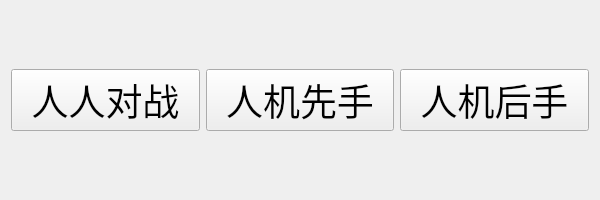
<?xml version="1.0" encoding="UTF-8"?>
<ui version="4.0">
 <class>StartSettingsWidget</class>
 <widget class="QWidget" name="StartSettingsWidget">
  <property name="geometry">
   <rect>
    <x>0</x>
    <y>0</y>
    <width>600</width>
    <height>200</height>
   </rect>
  </property>
  <property name="minimumSize">
   <size>
    <width>600</width>
    <height>200</height>
   </size>
  </property>
  <property name="maximumSize">
   <size>
    <width>600</width>
    <height>200</height>
   </size>
  </property>
  <property name="windowTitle">
   <string>Form</string>
  </property>
  <layout class="QHBoxLayout" name="horizontalLayout">
   <item>
    <widget class="QPushButton" name="HumanVSHumanButton">
     <property name="font">
      <font>
       <family>华文彩云</family>
       <pointsize>28</pointsize>
      </font>
     </property>
     <property name="text">
      <string>人人对战</string>
     </property>
    </widget>
   </item>
   <item>
    <widget class="QPushButton" name="HumanVSAiButton">
     <property name="font">
      <font>
       <family>华文彩云</family>
       <pointsize>28</pointsize>
      </font>
     </property>
     <property name="text">
      <string>人机先手</string>
     </property>
    </widget>
   </item>
   <item>
    <widget class="QPushButton" name="AiVSHumanButton">
     <property name="font">
      <font>
       <family>华文彩云</family>
       <pointsize>28</pointsize>
      </font>
     </property>
     <property name="text">
      <string>人机后手</string>
     </property>
    </widget>
   </item>
  </layout>
 </widget>
 <resources/>
 <connections/>
</ui>
